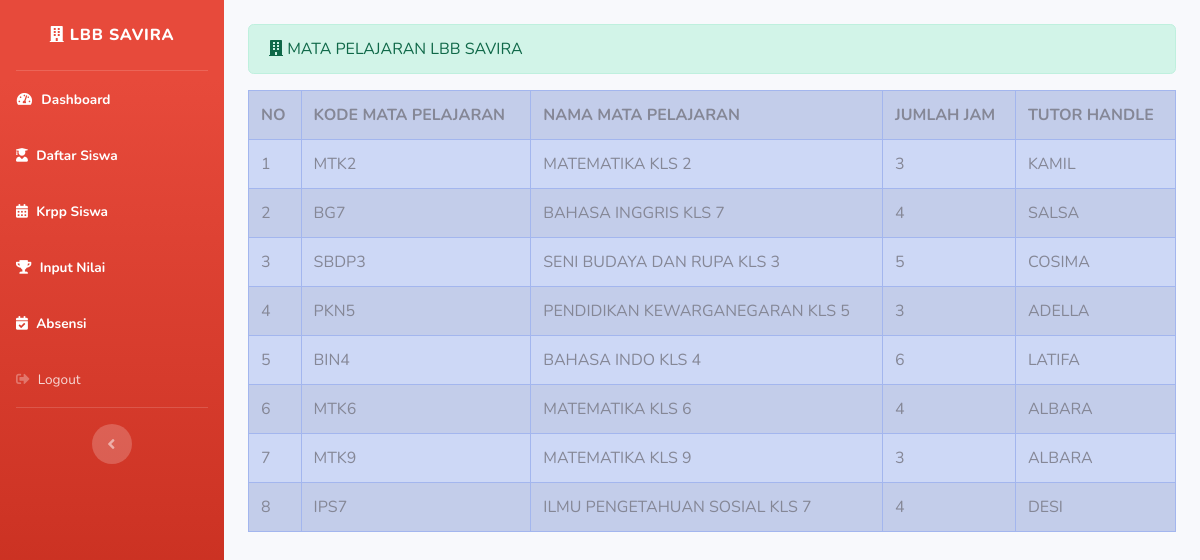
The page /index.php/administrator/matapelajaran_tutor on the database its author committed.
### tables this page shows
CREATE TABLE `matapelajaran` (
  `kode_matapelajaran` varchar(10) NOT NULL,
  `nama_matapelajaran` varchar(256) NOT NULL,
  `jumlah_jam` varchar(10) NOT NULL,
  `nama_tutor` varchar(100) NOT NULL
);

### application/controllers/administrator/matapelajaran_tutor.php (called while the page is built, shortened)
<?php
class Matapelajaran_tutor extends CI_Controller {
    public function index ()
    {
        $data['matapelajaran'] = $this->matapelajaran_model->tampil_data('matapelajaran')->result();
        $this->load->view('template_administrator/header');
        $this->load->view('template_administrator/sidebar_tutor');
        $this->load->view('administrator/matapelajaran_tutor',$data);
        $this->load->view('template_administrator/footer');
    }
}

### index.php (called while the page is built, shortened)
<?php
require_once BASEPATH.'core/CodeIgniter.php';

### application/models/matapelajaran_model.php (called while the page is built, shortened)
<?php
class Matapelajaran_model extends CI_Model {
    public function tampil_data($table)
    {
        return $this->db->get($table);
    }
}

### application/views/administrator/matapelajaran_tutor.php (the view, shortened to what this page needs)
<div class="container-fluid mt-4">
    <div class="alert alert-success" role="alert">
<i class="fas fa-building"></i> MATA PELAJARAN LBB SAVIRA
</div>
 <table class="table table-bordered  table-primary table-hover table-striped">
     <tr>
        <th>NO</th>
        <th>KODE MATA PELAJARAN</th>
        <th>NAMA MATA PELAJARAN </th>
        <th>JUMLAH JAM</th>
        <th>TUTOR HANDLE</th>
     </tr>
     <?php
     $no=1;
     foreach($matapelajaran as $mp ) : ?>
        <tr>
            <td><?php echo $no++ ?> </td>
            <td><?php echo $mp->kode_matapelajaran ?> </td>
            <td><?php echo $mp->nama_matapelajaran ?> </td>
            <td><?php echo $mp->jumlah_jam ?> </td>
            <td><?php echo $mp->nama_tutor ?> </td>
        </tr>
     <?php  endforeach;?>
 </table>
</div>

### rows shown on the page
matapelajaran: kode_matapelajaran "MTK2", nama_matapelajaran "MATEMATIKA KLS 2", jumlah_jam "3", nama_tutor "KAMIL"
matapelajaran: kode_matapelajaran "BG7", nama_matapelajaran "BAHASA INGGRIS KLS 7", jumlah_jam "4", nama_tutor "SALSA"
matapelajaran: kode_matapelajaran "SBDP3", nama_matapelajaran "SENI BUDAYA DAN RUPA KLS 3", jumlah_jam "5", nama_tutor "COSIMA"
matapelajaran: kode_matapelajaran "PKN5", nama_matapelajaran "PENDIDIKAN KEWARGANEGARAN KLS 5", jumlah_jam "3", nama_tutor "ADELLA"
matapelajaran: kode_matapelajaran "BIN4", nama_matapelajaran "BAHASA INDO KLS 4", jumlah_jam "6", nama_tutor "LATIFA"
matapelajaran: kode_matapelajaran "MTK6", nama_matapelajaran "MATEMATIKA KLS 6", jumlah_jam "4", nama_tutor "ALBARA"
matapelajaran: kode_matapelajaran "MTK9", nama_matapelajaran "MATEMATIKA KLS 9", jumlah_jam "3", nama_tutor "ALBARA"
matapelajaran: kode_matapelajaran "IPS7", nama_matapelajaran "ILMU PENGETAHUAN SOSIAL KLS 7", jumlah_jam "4", nama_tutor "DESI"
